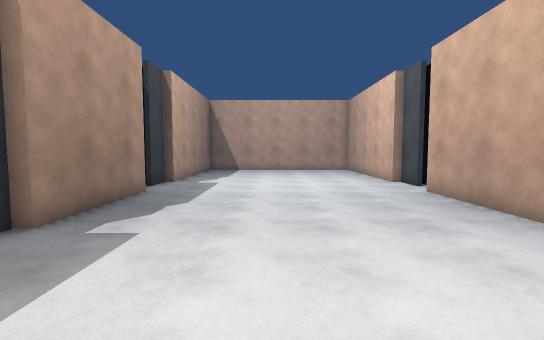
view 1 (above)

14 first-person views from a walk through a 3-D level made in the Unity game engine. The camera is 1.5 m above the floor, tilts 4° down and sees 85° across. The floor is counted in squares, 1 m on a side. Each view is taken from the middle of a square. On the plan, view 1 faces up. The plan holds only what a view shows up to about 15 squares ahead; the rest is blank. The player is left out.

view 2
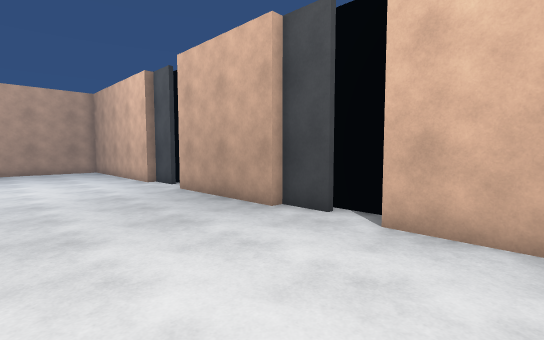

view 3
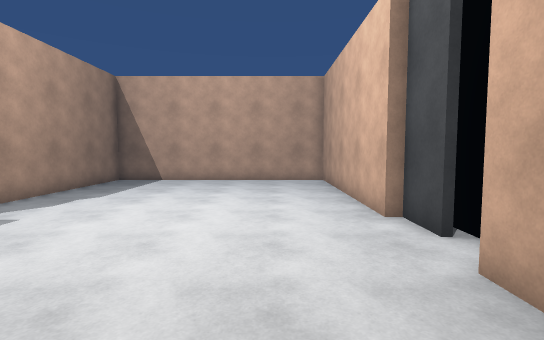

view 4
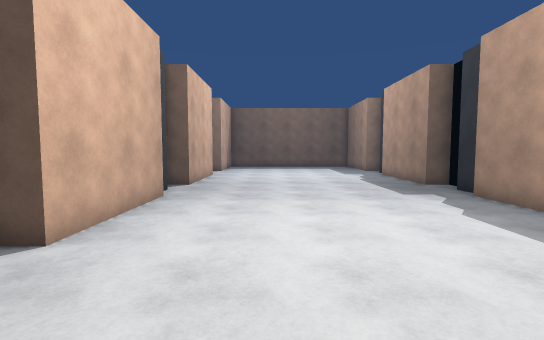

view 5
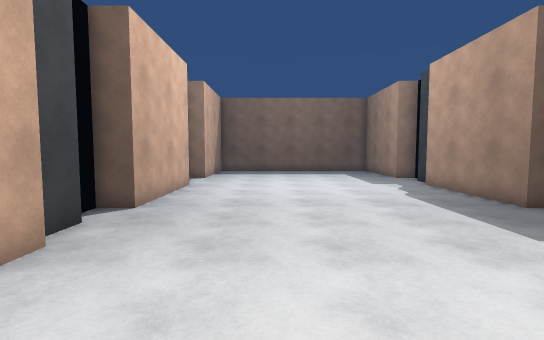

view 6
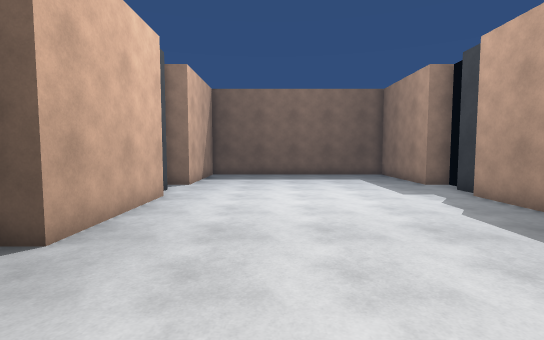

view 7
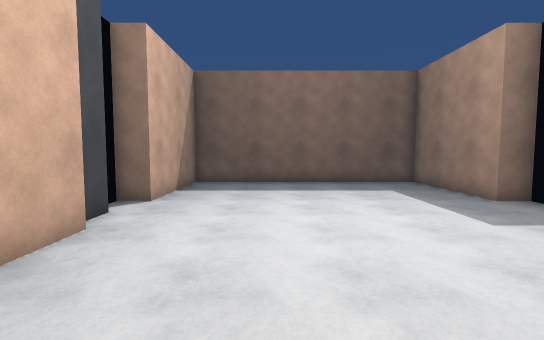

view 8
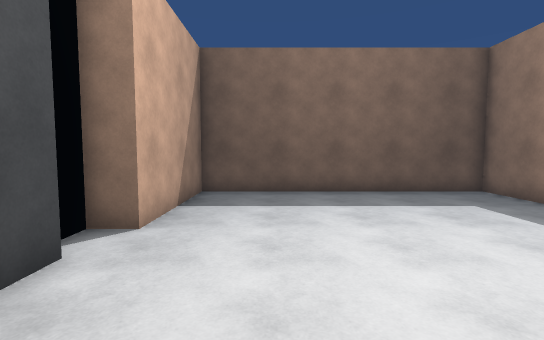

view 9
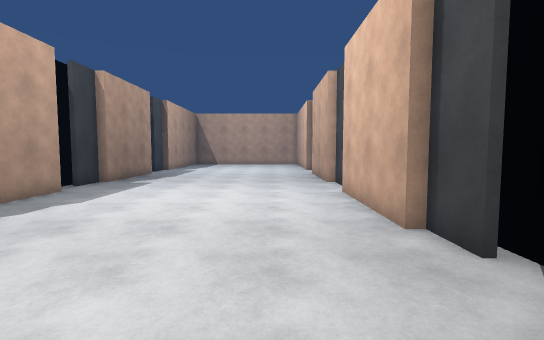

view 10
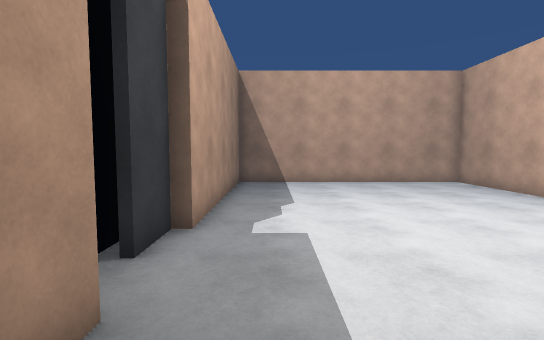

view 11
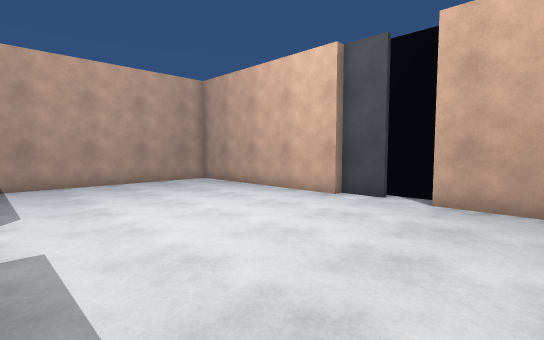

view 12
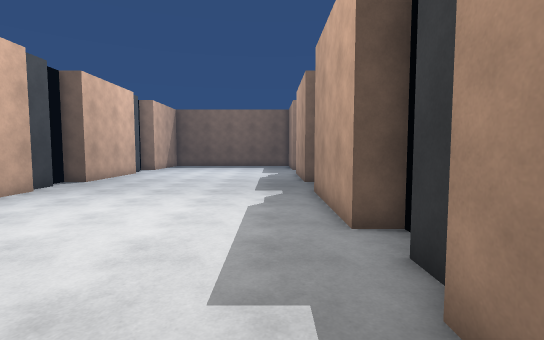

view 13
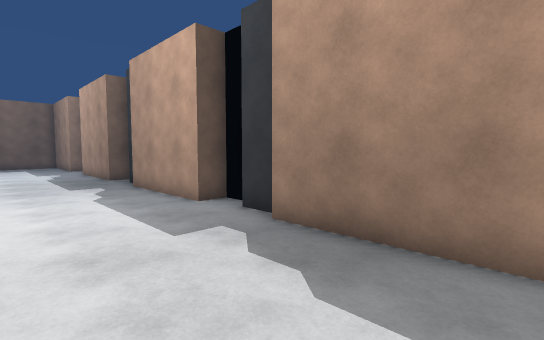

view 14
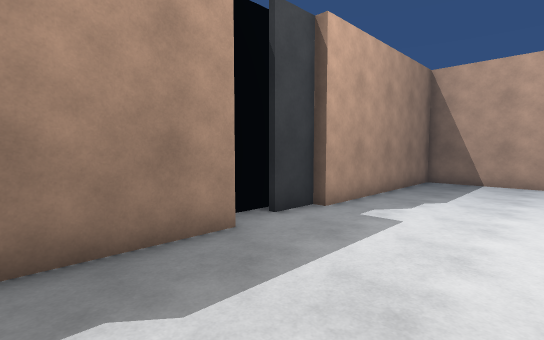

### Floor plan
Points are (right, up) in squares from view 1. A wall is a line through its corners. A room is listed if a view was taken in it or the views show most of it. See-through windows are left out.
Room 1 (views 1, 2, 3, 4, 5, 6, 7, 8, 9, 10, 11, 12, 13, 14)
walls: (-4.9, -3) (-4.9, -4); (5.5, -2.5) (5.5, 2.5) (6.2, 2.5); (-5.5, 4.6) (-5.5, 2.5) (-4.5, 2.5) (-4.5, -2.5); (5.9, 3.9) (5.9, 5.5); (-4.9, 5.5) (-4.9, 4); (5.5, 5.5) (5.5, 10.5); (5.9, -4) (5.9, -2.5); (-5.6, -5.5) (-4.5, -5.5) (-4.5, -10.5); (-4.5, 10.6) (-4.5, 5.5); (6.5, 10.8) (6.5, 12.5); (5.9, 11.9) (5.9, 13.5); (5.5, -10.5) (5.5, -5.5) (6.5, -5.5); (-4.9, -11) (-4.9, -12); (-4.9, 13.5) (-4.9, 12); (5.5, 13.5) (5.5, 21.5) (-4.5, 21.5) (-4.5, 13.5); (5.9, -12) (5.9, -11); (-5.6, -13.5) (-4.5, -13.5) (-4.5, -18.5) (5.5, -18.5) (5.5, -13.5) (6.5, -13.5)

Positions as (right, up) in squares from view 1, and headings:
1: (0, 0), facing up
2: (0, 0), facing up-right
3: (3, 7), facing up
4: (2, 7), facing down
5: (2, 2), facing down
6: (2, -1), facing down
7: (2, -5), facing down
8: (3, -8), facing down
9: (3, -8), facing up
10: (-3, 8), facing up
11: (-3, 8), facing up-right
12: (-3, 8), facing down
13: (0, 10), facing down-left
14: (0, 7), facing up-left
